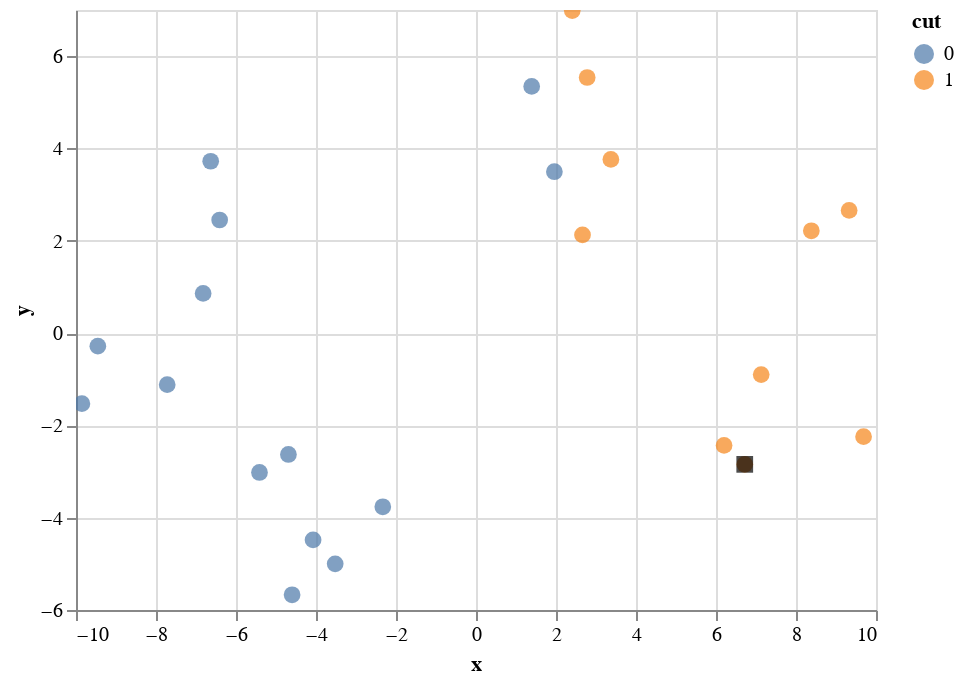
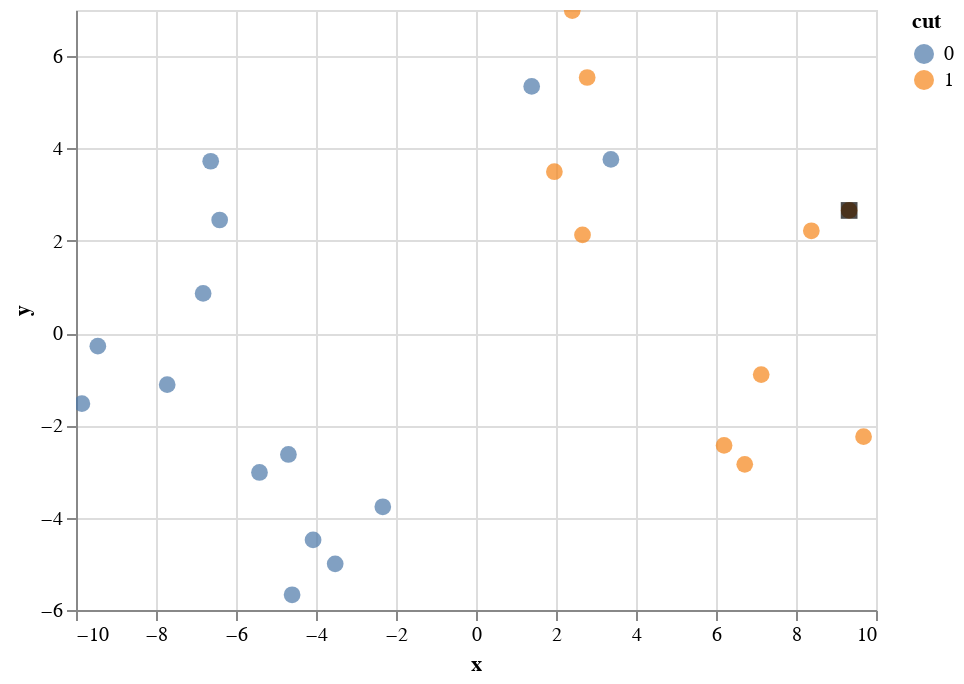

Here is the notebook cell these charts were saved with, in order:
### Markdown cell above
Now we can visualize the interesting nodes of the tangles tree.

### Code cell
plot_node_characterizing(tangles.contracted_tangles_tree_.maximals[0], embedding)

### Figure 1 — Vega-Lite specification as saved in the notebook (floating-point values rounded to 4 significant figures)
{"config": {"view": {"continuousWidth": 400, "continuousHeight": 300}}, "layer": [{"data": {"name": "data-73e6cb6d66386e7555b3eb8c90a78288"}, "mark": {"type": "circle", "size": 70}, "encoding": {"color": {"type": "nominal", "field": "cut"}, "tooltip": [{"type": "nominal", "field": "name"}, {"type": "nominal", "field": "imageset"}, {"type": "nominal", "field": "class"}, {"type": "quantitative", "field": "index"}], "x": {"type": "quantitative", "field": "x"}, "y": {"type": "quantitative", "field": "y"}}, "selection": {"selector040": {"type": "interval", "bind": "scales", "encodings": ["x", "y"]}}}, {"data": {"name": "data-3f73d8255dd471af291c9324fdfca856"}, "mark": {"type": "square", "filled": true, "size": 70}, "encoding": {"color": {"value": "black"}, "tooltip": [{"type": "nominal", "field": "name"}, {"type": "nominal", "field": "imageset"}, {"type": "nominal", "field": "class"}, {"type": "quantitative", "field": "index"}], "x": {"type": "quantitative", "field": "x"}, "y": {"type": "quantitative", "field": "y"}}, "selection": {"selector041": {"type": "interval", "bind": "scales", "encodings": ["x", "y"]}}}], "$schema": "https://vega.github.io/schema/vega-lite/v4.8.1.json", "datasets": {"data-73e6cb6d66386e7555b3eb8c90a78288": [{"index": 0, "x": -5.413, "y": -3.02, "cut": 0, "name": "dishwasher_03s.jpg", "imageset": "thematic", "class": "dishwasher"}, {"index": 1, "x": -4.69, "y": -2.63, "cut": 0, "name": "dishwasher_05s.jpg", "imageset": "thematic", "class": "dishwasher"}, {"index": 2, "x": -3.521, "y": -5.0, "cut": 0, "name": "dishwasher_07s.jpg", "imageset": "thematic", "class": "dishwasher"}, {"index": 3, "x": -2.33, "y": -3.764, "cut": 0, "name": "dishwasher_09s.jpg", "imageset": "thematic", "class": "dishwasher"}, {"index": 4, "x": -4.598, "y": -5.67, "cut": 0, "name": "dishwasher_10n.jpg", "imageset": "thematic", "class": "dishwasher"}, {"index": 5, "x": -4.073, "y": -4.482, "cut": 0, "name": "dishwasher_12n.jpg", "imageset": "thematic", "class": "dishwasher"}, {"index": 6, "x": -9.454, "y": -0.2829, "cut": 0, "name": "fork_03s.jpg", "imageset": "thematic", "class": "fork"}, {"index": 7, "x": -6.822, "y": 0.8597, "cut": 0, "name": "fork_05s.jpg", "imageset": "thematic", "class": "fork"}, {"index": 8, "x": -7.72, "y": -1.118, "cut": 0, "name": "fork_06s.jpg", "imageset": "thematic", "class": "fork"}, {"index": 9, "x": -9.852, "y": -1.529, "cut": 0, "name": "fork_many.jpg", "imageset": "thematic", "class": "fork"}, {"index": 10, "x": -6.408, "y": 2.45, "cut": 0, "name": "fork_plastic_light.jpg", "imageset": "thematic", "class": "fork"}, {"index": 11, "x": -6.633, "y": 3.723, "cut": 0, "name": "fork_wood.jpg", "imageset": "thematic", "class": "fork"}, {"index": 12, "x": 9.328, "y": 2.657, "cut": 1, "name": "hay_02s.jpg", "imageset": "thematic", "class": "hay"}, {"index": 13, "x": 7.13, "y": -0.8994, "cut": 1, "name": "hay_03s.jpg", "imageset": "thematic", "class": "hay"}, {"index": 14, "x": 9.689, "y": -2.244, "cut": 1, "name": "hay_10s_cut.jpg", "imageset": "thematic", "class": "hay"}, {"index": 15, "x": 2.406, "y": 6.988, "cut": 1, "name": "pitchfork_02s.jpg", "imageset": "thematic", "class": "pitchfork"}, {"index": 16, "x": 3.372, "y": 3.763, "cut": 1, "name": "pitchfork_03s.jpg", "imageset": "thematic", "class": "pitchfork"}, {"index": 17, "x": 2.779, "y": 5.538, "cut": 1, "name": "pitchfork_04s.jpg", "imageset": "thematic", "class": "pitchfork"}, {"index": 18, "x": 1.959, "y": 3.496, "cut": 0, "name": "pitchfork_09s.jpg", "imageset": "thematic", "class": "pitchfork"}, {"index": 19, "x": 2.663, "y": 2.127, "cut": 1, "name": "pitchfork_15s.jpg", "imageset": "thematic", "class": "pitchfork"}, {"index": 20, "x": 1.392, "y": 5.344, "cut": 0, "name": "pitchfork_16s.jpg", "imageset": "thematic", "class": "pitchfork"}, {"index": 21, "x": 8.384, "y": 2.217, "cut": 1, "name": "straw_01.jpg", "imageset": "thematic", "class": "straw"}, {"index": 22, "x": 6.202, "y": -2.435, "cut": 1, "name": "straw_02.jpg", "imageset": "thematic", "class": "straw"}, {"index": 23, "x": 6.719, "y": -2.844, "cut": 1, "name": "straw_hay_01b.jpg", "imageset": "thematic", "class": "straw"}], "data-3f73d8255dd471af291c9324fdfca856": [{"index": 23, "x": 6.719, "y": -2.844, "cut": 1, "name": "straw_hay_01b.jpg", "imageset": "thematic", "class": "straw"}]}}

### Figure 2 — Vega-Lite specification as saved in the notebook (floating-point values rounded to 4 significant figures)
{"config": {"view": {"continuousWidth": 400, "continuousHeight": 300}}, "layer": [{"data": {"name": "data-b4814ad36b1ee98515794c308f109133"}, "mark": {"type": "circle", "size": 70}, "encoding": {"color": {"type": "nominal", "field": "cut"}, "tooltip": [{"type": "nominal", "field": "name"}, {"type": "nominal", "field": "imageset"}, {"type": "nominal", "field": "class"}, {"type": "quantitative", "field": "index"}], "x": {"type": "quantitative", "field": "x"}, "y": {"type": "quantitative", "field": "y"}}, "selection": {"selector042": {"type": "interval", "bind": "scales", "encodings": ["x", "y"]}}}, {"data": {"name": "data-c5b43c3810f6e8783f2f2ff31d080aef"}, "mark": {"type": "square", "filled": true, "size": 70}, "encoding": {"color": {"value": "black"}, "tooltip": [{"type": "nominal", "field": "name"}, {"type": "nominal", "field": "imageset"}, {"type": "nominal", "field": "class"}, {"type": "quantitative", "field": "index"}], "x": {"type": "quantitative", "field": "x"}, "y": {"type": "quantitative", "field": "y"}}, "selection": {"selector043": {"type": "interval", "bind": "scales", "encodings": ["x", "y"]}}}], "$schema": "https://vega.github.io/schema/vega-lite/v4.8.1.json", "datasets": {"data-b4814ad36b1ee98515794c308f109133": [{"index": 0, "x": -5.413, "y": -3.02, "cut": 0, "name": "dishwasher_03s.jpg", "imageset": "thematic", "class": "dishwasher"}, {"index": 1, "x": -4.69, "y": -2.63, "cut": 0, "name": "dishwasher_05s.jpg", "imageset": "thematic", "class": "dishwasher"}, {"index": 2, "x": -3.521, "y": -5.0, "cut": 0, "name": "dishwasher_07s.jpg", "imageset": "thematic", "class": "dishwasher"}, {"index": 3, "x": -2.33, "y": -3.764, "cut": 0, "name": "dishwasher_09s.jpg", "imageset": "thematic", "class": "dishwasher"}, {"index": 4, "x": -4.598, "y": -5.67, "cut": 0, "name": "dishwasher_10n.jpg", "imageset": "thematic", "class": "dishwasher"}, {"index": 5, "x": -4.073, "y": -4.482, "cut": 0, "name": "dishwasher_12n.jpg", "imageset": "thematic", "class": "dishwasher"}, {"index": 6, "x": -9.454, "y": -0.2829, "cut": 0, "name": "fork_03s.jpg", "imageset": "thematic", "class": "fork"}, {"index": 7, "x": -6.822, "y": 0.8597, "cut": 0, "name": "fork_05s.jpg", "imageset": "thematic", "class": "fork"}, {"index": 8, "x": -7.72, "y": -1.118, "cut": 0, "name": "fork_06s.jpg", "imageset": "thematic", "class": "fork"}, {"index": 9, "x": -9.852, "y": -1.529, "cut": 0, "name": "fork_many.jpg", "imageset": "thematic", "class": "fork"}, {"index": 10, "x": -6.408, "y": 2.45, "cut": 0, "name": "fork_plastic_light.jpg", "imageset": "thematic", "class": "fork"}, {"index": 11, "x": -6.633, "y": 3.723, "cut": 0, "name": "fork_wood.jpg", "imageset": "thematic", "class": "fork"}, {"index": 12, "x": 9.328, "y": 2.657, "cut": 1, "name": "hay_02s.jpg", "imageset": "thematic", "class": "hay"}, {"index": 13, "x": 7.13, "y": -0.8994, "cut": 1, "name": "hay_03s.jpg", "imageset": "thematic", "class": "hay"}, {"index": 14, "x": 9.689, "y": -2.244, "cut": 1, "name": "hay_10s_cut.jpg", "imageset": "thematic", "class": "hay"}, {"index": 15, "x": 2.406, "y": 6.988, "cut": 1, "name": "pitchfork_02s.jpg", "imageset": "thematic", "class": "pitchfork"}, {"index": 16, "x": 3.372, "y": 3.763, "cut": 0, "name": "pitchfork_03s.jpg", "imageset": "thematic", "class": "pitchfork"}, {"index": 17, "x": 2.779, "y": 5.538, "cut": 1, "name": "pitchfork_04s.jpg", "imageset": "thematic", "class": "pitchfork"}, {"index": 18, "x": 1.959, "y": 3.496, "cut": 1, "name": "pitchfork_09s.jpg", "imageset": "thematic", "class": "pitchfork"}, {"index": 19, "x": 2.663, "y": 2.127, "cut": 1, "name": "pitchfork_15s.jpg", "imageset": "thematic", "class": "pitchfork"}, {"index": 20, "x": 1.392, "y": 5.344, "cut": 0, "name": "pitchfork_16s.jpg", "imageset": "thematic", "class": "pitchfork"}, {"index": 21, "x": 8.384, "y": 2.217, "cut": 1, "name": "straw_01.jpg", "imageset": "thematic", "class": "straw"}, {"index": 22, "x": 6.202, "y": -2.435, "cut": 1, "name": "straw_02.jpg", "imageset": "thematic", "class": "straw"}, {"index": 23, "x": 6.719, "y": -2.844, "cut": 1, "name": "straw_hay_01b.jpg", "imageset": "thematic", "class": "straw"}], "data-c5b43c3810f6e8783f2f2ff31d080aef": [{"index": 12, "x": 9.328, "y": 2.657, "cut": 1, "name": "hay_02s.jpg", "imageset": "thematic", "class": "hay"}]}}
